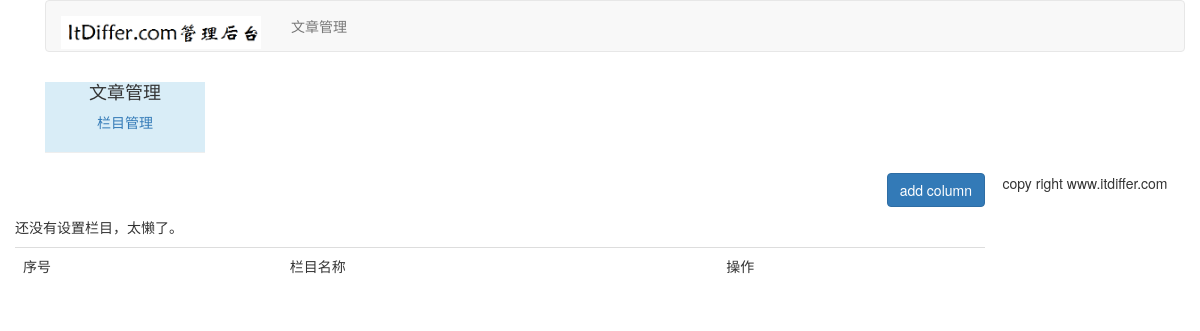
The app's page /article/article-column/ (signed in), older data.
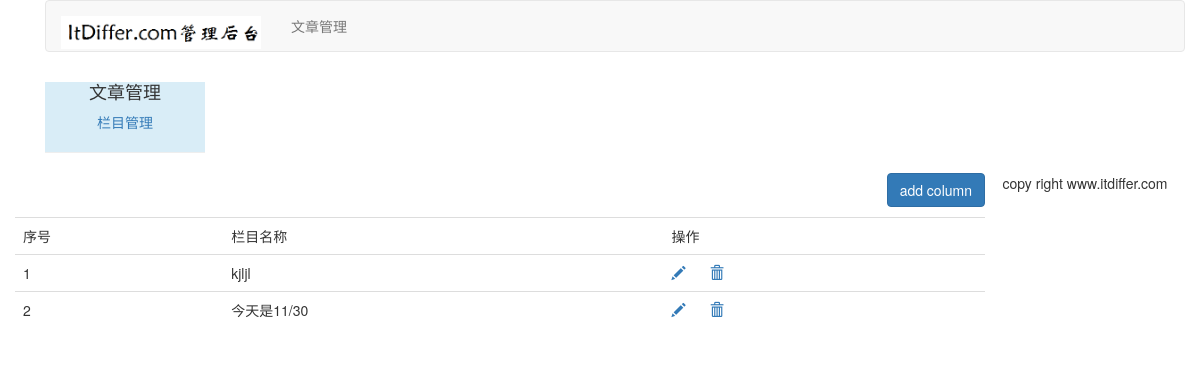
The same page, newer data.
### article/models.py (models this page shows, shortened)
class ArticleColumn(models.Model):
    user = models.ForeignKey(User,on_delete=models.CASCADE,related_name='article_column')
    column  = models.CharField(max_length=200)
    created = models.DateField(auto_now_add=True)

### article/views.py (the view, shortened to what this page needs)
# urls.py: path('article-column/',views.article_column,name = "article_column"),
@login_required(login_url='/account/login/')
@csrf_exempt
def article_column(request):
    if request.method == "GET":
        columns = ArticleColumn.objects.filter(user=request.user)
        column_form = ArticleColumnForm()
        return render(request, "article/column/article_column.html", {"columns":columns, 'column_form':column_form})

### templates/article/column/article_column.html (shortened to what this page needs)
{% extends "article/base.html" %}
{% load static %}
{% block content %}
<div>
    <p class="text-right"><button id= "add_column" onclick="add_column()" class="btn btn-primary">add column</button></p>
    <table class="table table-hover">
    	<tr>
    		<td>序号</td>
    		<td>栏目名称</td>
    		<td>操作</td>
    	</tr>
    	{% for column in columns %}
    	<tr>
    	    <td>{{ forloop.counter }}</td>
    	    <td>{{ column.column }}</td>
    	    <td>
                <a name="edit" href="javascript:" onclick="edit_column(this, {{ column.id }})"><span class="glyphicon glyphicon-pencil"></span></a>
                <a name="delete" href="javascript:" onclick="del_column(this, {{ column.id }})"><span class="glyphicon glyphicon-trash" style="margin-left:20px;"></span></a>
            </td>
    	</tr>
    	{% empty %}
    	<p>还没有设置栏目，太懒了。</p>
    	{% endfor %}
    </table>
</div>
</div>
{% endblock %}

Row changes from the older to the newer data that the page shows:
added ArticleColumn: column "kjljl"
added ArticleColumn: column "今天是11/30"
Text that changed along with them:
text no longer shown: "还没有设置栏目，太懒了。"
